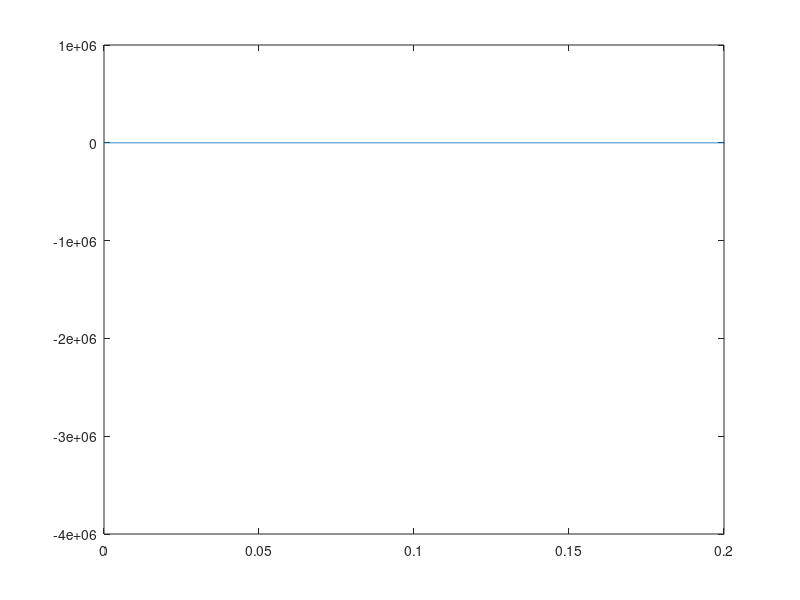

Reproduce this figure in MATLAB.

point= [0,5;
        0.01,6;
        0.02,7;
        0.04,7;
        0.05,2;
        0.06,-3;
        0.1,1;
        0.13,0;
        0.17,-2;
        0.2,0;
        0.22,1;
        0.25,-1;
        0.30,1];

f = polyfit(point(:,1),point(:,2),length(point)-1);

t = 0:0.0001:0.4;
y = polyval(f,t);
figure(3)
plot(t,y)
xlim([0 0.2])